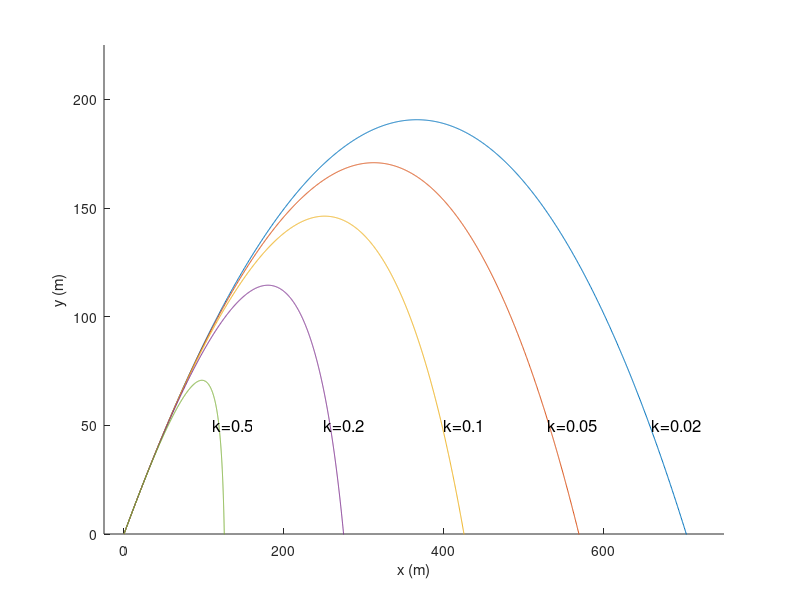

Here is the MATLAB script that generated this plot:
clear all;
clc;
a=pi/4;
k(1)=0.02;
k(2)=0.05;
k(3)=0.1;
k(4)=0.2;
k(5)=0.5;
dt=0.01;
g=9.8;
hold on;
axis([-25,750,0,225]);
for j=1:1:5
    vx(1)=90*cos(a);
    vy(1)=90*sin(a);
    x1(1)=0;
    y1(1)=0;
    for i=1:1:11000
        vx(i+1)=vx(i)-k(j)*vx(i)*dt;
        vy(i+1)=vy(i)-(g+k(j)*vy(i))*dt;
        x1(i+1)=x1(i)+vx(i)*dt;
        y1(i+1)=y1(i)+vy(i)*dt;
    end
plot(x1,y1);    
end
txt1 = text(110,50,'k=0.5','fontsize',12);
txt2 = text(250,50,'k=0.2','fontsize',12);
txt3 = text(400,50,'k=0.1','fontsize',12);
txt4 = text(530,50,'k=0.05','fontsize',12);
txt5 = text(660,50,'k=0.02','fontsize',12);
xlabel('x (m)');
ylabel('y (m)');